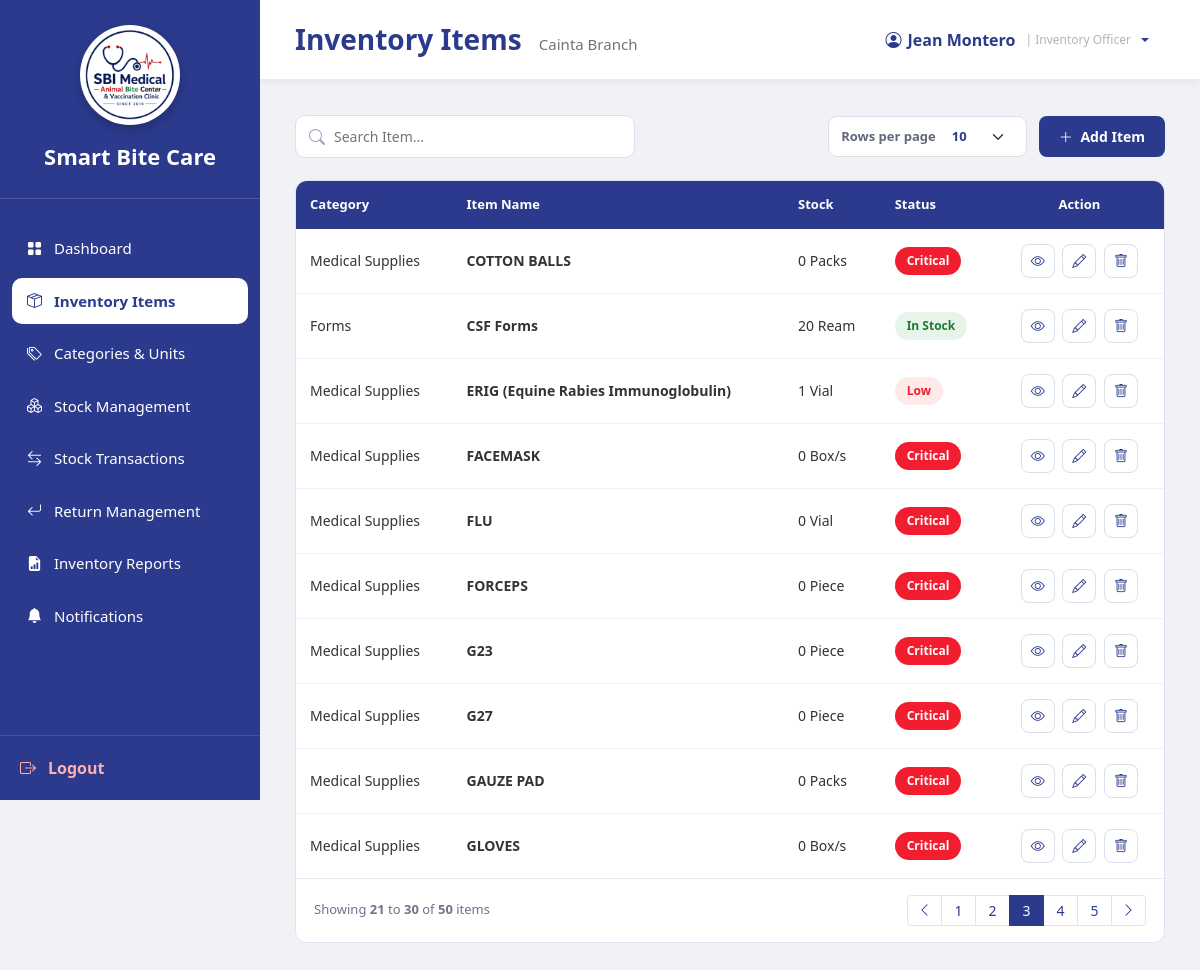
Before: /InventoryOfficer_InventoryItems.php?page=3&per_page=10 (signed in) with the older database file.
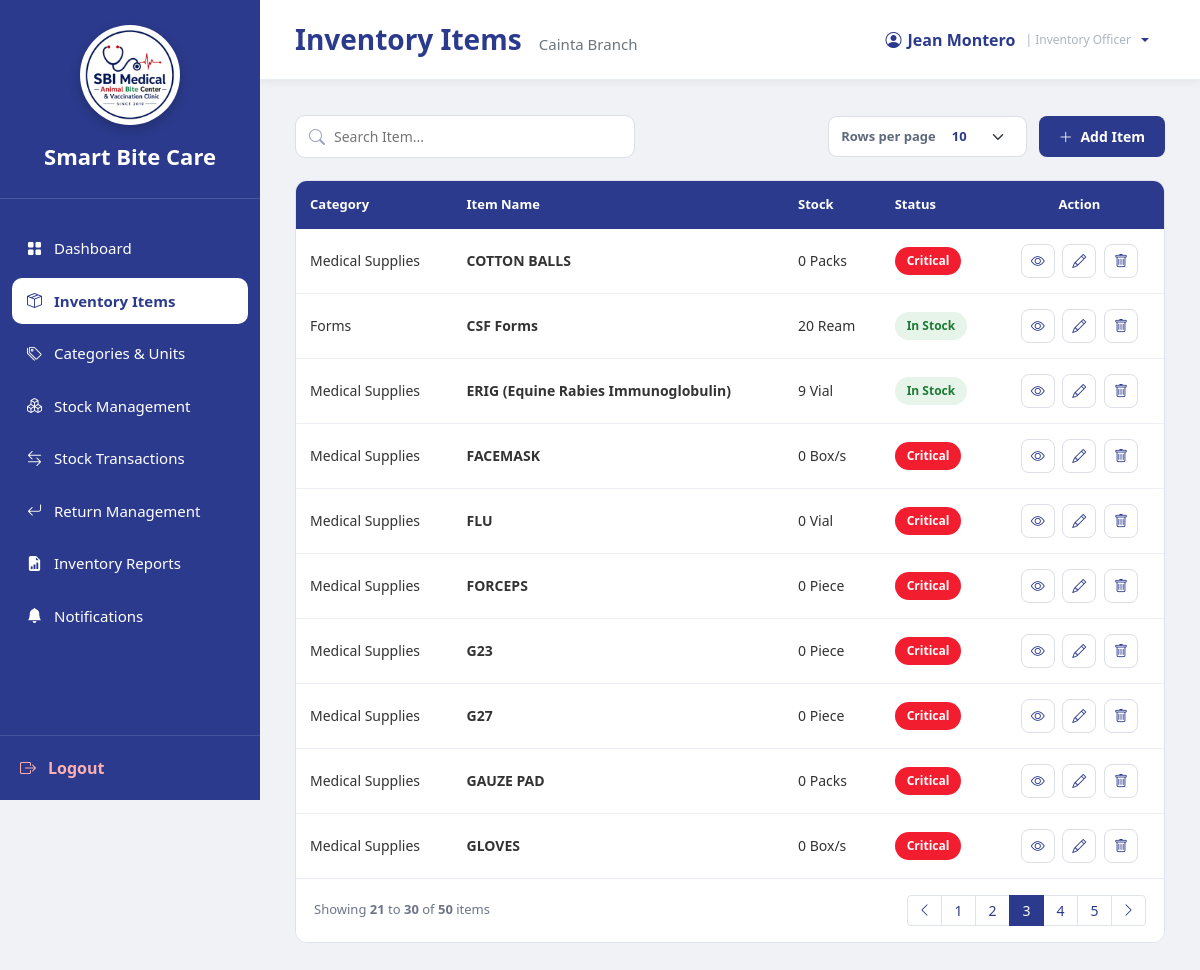
After: the same page with the newer database file.
### tables this page shows
CREATE TABLE `inventory_items` (
  `item_id` int(11) NOT NULL,
  `category_id` int(11) NOT NULL,
  `unit_id` int(11) NOT NULL,
  `item_name` varchar(255) NOT NULL,
  `minimum_stock` int(11) DEFAULT 0,
  `description` text DEFAULT NULL,
  `is_forecastable` tinyint(1) NOT NULL DEFAULT 0,
  `is_consumable` tinyint(1) NOT NULL DEFAULT 1,
  `base_unit_label` varchar(30) DEFAULT NULL,
  `display_unit_label` varchar(30) DEFAULT NULL,
  `conversion_to_base` decimal(12,4) NOT NULL DEFAULT 1.0000
);

CREATE TABLE `inventory_categories` (
  `category_id` int(11) NOT NULL,
  `category_name` varchar(150) NOT NULL,
  `monitoring_frequency` enum('Daily','Weekly','Monthly') DEFAULT NULL
);

CREATE TABLE `units` (
  `unit_id` int(11) NOT NULL,
  `unit_name` varchar(100) NOT NULL
);

### InventoryOfficer_InventoryItems.php (the view, shortened to what the changed rows need)
<?php
require_once 'sources/db_connect.php';
function h($value)
{
    return htmlspecialchars(
        (string)$value,
        ENT_QUOTES,
        'UTF-8'
    );
}
$user_id = (int)$_SESSION['user_id'];
$branch_id = null;
$userQuery = "
    SELECT
        u.user_id,
        u.username,
        u.branch_id,
        b.branch_name
    FROM users u
    LEFT JOIN branches b
        ON u.branch_id = b.branch_id
    WHERE u.user_id = ?
      AND u.role_id = 5
    LIMIT 1
";
$userStmt = $conn->prepare($userQuery);
$userStmt->bind_param(
    "i",
    $user_id
);
$userStmt->execute();
$userResult = $userStmt->get_result();
if ($userResult->num_rows === 1) {
    $userData = $userResult->fetch_assoc();
    $branch_id =
        $userData['branch_id']
        ?? null;
}
$search =
    trim(
        $_GET['search']
        ?? ''
    );
$per_page =
    filter_input(
        INPUT_GET,
        'per_page',
        FILTER_VALIDATE_INT
    );
$current_page =
    filter_input(
        INPUT_GET,
        'page',
        FILTER_VALIDATE_INT
    );
$items = [];
if (!empty($branch_id)) {
    $offset =
        ($current_page - 1) *
        $per_page;
    $itemsSQL = "
        SELECT
            i.item_id,
            i.category_id,
            i.unit_id,
            i.item_name,
            i.minimum_stock,
            i.description,
            i.is_forecastable,
            c.category_name,
            u.unit_name,
            COALESCE(
                SUM(s.quantity_available),
                0
            ) AS quantity_available
        FROM inventory_items i
        INNER JOIN inventory_categories c
            ON i.category_id = c.category_id
        INNER JOIN units u
            ON i.unit_id = u.unit_id
        LEFT JOIN inventory_stocks s
            ON i.item_id = s.item_id
            AND s.branch_id = ?
        WHERE 1 = ?
    ";
    $params = [
        $branch_id,
        1
    ];
    $types = "si";
    $itemsSQL .= "
        GROUP BY
            i.item_id,
            i.category_id,
            i.unit_id,
            i.item_name,
            i.minimum_stock,
            i.description,
            i.is_forecastable,
            c.category_name,
            u.unit_name
        ORDER BY
            i.item_name ASC
        LIMIT ? OFFSET ?
    ";
    $params[] = $per_page;
    $params[] = $offset;
    $types .= 'ii';
    $itemsStmt =
        $conn->prepare($itemsSQL);
    if ($itemsStmt) {
        $itemsStmt->bind_param(
            $types,
            ...$params
        );
        $itemsStmt->execute();
        $itemsResult =
            $itemsStmt->get_result();
        while (
            $row =
            $itemsResult->fetch_assoc()
        ) {
            $quantity =
                (int)$row[
                    'quantity_available'
                ];
            $minimum =
                (int)$row[
                    'minimum_stock'
                ];
            $row[
                'quantity_available'
            ] = $quantity;
            if ($quantity <= 0) {
                $status =
                    'Critical';
                $statusClass =
                    'badge-critical';
            } elseif (
                $quantity < $minimum
            ) {
                $status =
                    'Low';
                $statusClass =
                    'badge-low';
            } else {
                $status =
                    'In Stock';
                $statusClass =
                    'badge-instock';
            }
            $row['status'] =
                $status;
            $row['status_class'] =
                $statusClass;
            $items[] =
                $row;
        }
    }
}
function itemStatusClass($status)
{
    switch ($status) {
        case 'Critical':
            return 'badge-critical';
        case 'Low':
            return 'badge-low';
        case 'In Stock':
            return 'badge-instock';
    }
}
?>
<!DOCTYPE html>
<html lang="en">
<head>
<link
    href="https://cdn.jsdelivr.net/npm/bootstrap@5.3.3/dist/css/bootstrap.min.css"
    rel="stylesheet"
>
<link
    rel="stylesheet"
    href="https://cdn.jsdelivr.net/npm/bootstrap-icons@1.11.3/font/bootstrap-icons.min.css"
>
<link
    rel="stylesheet"
    href="sidebar.css"
>
</head>
<body>
<div class="main">
    <div class="page-body">
        <div class="table-wrap">
            <table class="table data-table">
                <thead>
                    <tr>
                        <th>
                            Category
                        </th>
                        <th>
                            Item Name
                        </th>
                        <th>
                            Stock
                        </th>
                        <th>
                            Status
                        </th>
                        <th class="text-center">
                            Action
                        </th>
                    </tr>
                </thead>
                <tbody>
                <?php if (empty($items)): ?>
                    <tr>
                        <td
                            colspan="5"
                            class="empty-state"
                        >
                            <?php if ($search !== ''): ?>
                                No inventory items found
                                matching
                                "<strong><?php echo h($search); ?></strong>".
                            <?php elseif (empty($branch_id)): ?>
                                Your account has no branch assigned.
                            <?php else: ?>
                                No inventory items found.
                            <?php endif; ?>
                        </td>
                    </tr>
                <?php else: ?>
                    <?php foreach ($items as $item): ?>
                        <tr>
                            <td>
                                <?php
                                echo h(
                                    $item['category_name']
                                );
                                ?>
                            </td>
                            <td>
                                <strong>
                                    <?php
                                    echo h(
                                        $item['item_name']
                                    );
                                    ?>
                                </strong>
                            </td>
                            <td>
                                <?php
                                echo h(
                                    $item[
                                        'quantity_available'
                                    ]
                                );
                                ?>
                                <?php
                                echo h(
                                    $item[
                                        'unit_name'
                                    ]
                                );
                                ?>
                            </td>
                            <td>
                                <span
                                    class="badge-status <?php
                                    echo h(
                                        itemStatusClass(
                                            $item['status']
                                        )
                                    );
                                    ?>"
                                >
                                    <?php
                                    echo h(
                                        $item['status']
                                    );
                                    ?>
                                </span>
                            </td>
                            <td class="text-center">
                                <button
                                    type="button"
                                    class="action-btn"
                                    title="View Item"
                                    onclick='viewItem(
                                        <?php
                                        echo json_encode(
                                            [
                                                'item_id' =>
                                                    (int)$item['item_id'],
                                                'category_id' =>
                                                    (int)$item['category_id'],
                                                'category_name' =>
                                                    $item['category_name'],
                                                'unit_id' =>
                                                    (int)$item['unit_id'],
                                                'unit_name' =>
                                                    $item['unit_name'],
                                                'item_name' =>
                                                    $item['item_name'],
                                                'minimum_stock' =>
                                                    (int)$item['minimum_stock'],
                                                'description' =>
                                                    $item['description'],
                                                'is_forecastable' =>
                                                    (int)$item['is_forecastable'],
                                                'quantity_available' =>
                                                    (int)$item['quantity_available'],
                                                'status' =>
                                                    $item['status'],
                                                'stock_batches' =>
                                                    $item['stock_batches']
                                                    ?? []
                                            ],
                                            JSON_HEX_TAG |
                                            JSON_HEX_APOS |
                                            JSON_HEX_QUOT |
                                            JSON_HEX_AMP
                                        );
                                        ?>
                                    )'
                                >
                                    <i class="bi bi-eye"></i>
                                </button>
                                <button
                                    type="button"
                                    class="action-btn"
                                    title="Edit Item"
                                    onclick='editItem(
                                        <?php
                                        echo json_encode(
                                            [
                                                'item_id' =>
                                                    (int)$item['item_id'],
                                                'category_id' =>
                                                    (int)$item['category_id'],
                                                'unit_id' =>
                                                    (int)$item['unit_id'],
                                                'item_name' =>
                                                    $item['item_name'],
                                                'minimum_stock' =>
                                                    (int)$item['minimum_stock'],
                                                'description' =>
                                                    $item['description'],
                                                'is_forecastable' =>
                                                    (int)$item['is_forecastable']
                                            ],
                                            JSON_HEX_TAG |
                                            JSON_HEX_APOS |
                                            JSON_HEX_QUOT |
                                            JSON_HEX_AMP
                                        );
                                        ?>
                                    )'
                                >
                                    <i class="bi bi-pencil"></i>
                                </button>
                                <form
                                    method="POST"
                                    action="<?php echo h($_SERVER['PHP_SELF']); ?>"
                                    style="display: inline;"
                                    onsubmit="return openDeleteConfirmation(
                                        this,
                                        'Are you sure you want to delete this inventory item?'
                                    );"
                                >
                                    <button
                                        type="submit"
                                        class="action-btn delete"
                                        title="Delete Item"
                                    >
                                        <i class="bi bi-trash"></i>
                                    </button>
                                </form>
                            </td>
                        </tr>
                    <?php endforeach; ?>
                <?php endif; ?>
                </tbody>
            </table>
        </div>
    </div>
</div>
</body>
</html>

Changed rows visible on the page:
changed inventory_items "ERIG (Equine Rabies Immunoglobulin)": item "1" → "9"; status "Low" → "In Stock"
